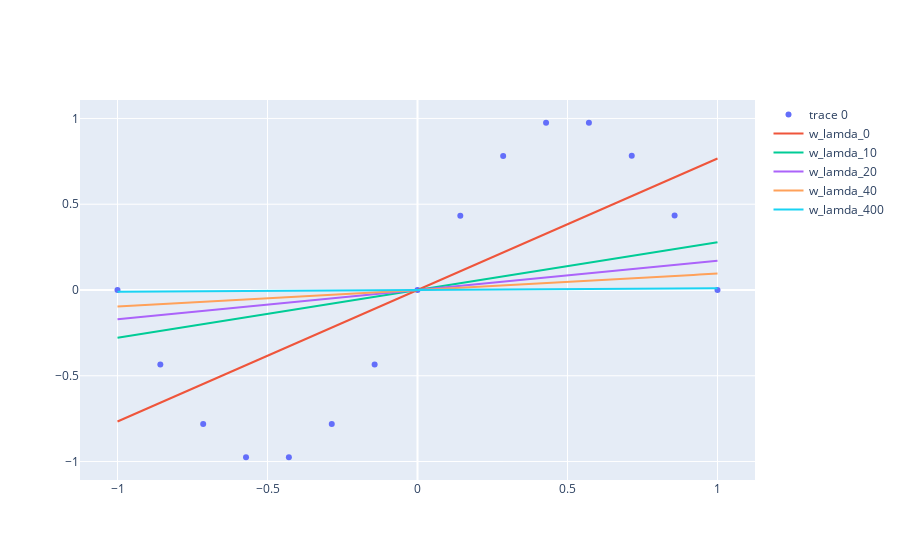

Notebook source saved alongside this figure:
### Code cell
# Draw regresstion line for each lambda

x_feature_matrix = generate_feature_matrix(x, 1)
w_lamda_0 = normalEquation_ridge(x_feature_matrix, y, 0)
w_lamda_10 = normalEquation_ridge(x_feature_matrix, y, 10)
w_lamda_20 = normalEquation_ridge(x_feature_matrix, y, 20)
w_lamda_40 = normalEquation_ridge(x_feature_matrix, y, 40)
w_lamda_400 = normalEquation_ridge(x_feature_matrix, y, 400)

data = go.Scatter(x=x, y=y,mode='markers')

regression1 = draw_regression_line(w_lamda_0,"w_lamda_0",x)
regression2 = draw_regression_line(w_lamda_10,"w_lamda_10",x)
regression3 = draw_regression_line(w_lamda_20,"w_lamda_20",x)
regression4 = draw_regression_line(w_lamda_40,"w_lamda_40",x)
regression5 = draw_regression_line(w_lamda_400,"w_lamda_400",x)

fig = go.Figure(data=[data, regression1, regression2, regression3, regression4, regression5])
fig.show()
